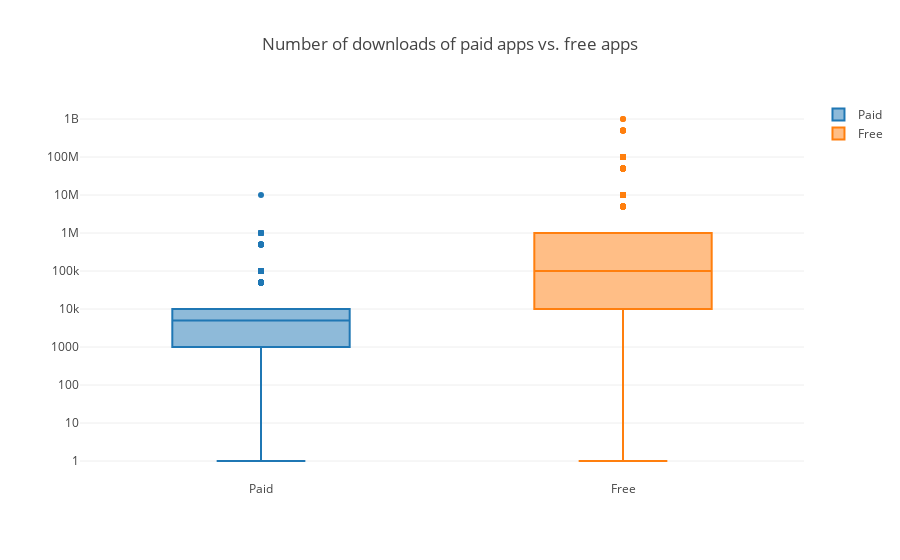

The notebook cell this image was saved under:
### Markdown cell above
## 8. Popularity of paid apps vs free apps
<p>For apps in the Play Store today, there are five types of pricing strategies: free, freemium, paid, paymium, and subscription. Let's focus on free and paid apps only. Some characteristics of free apps are:</p>
<ul>
<li>Free to download.</li>
<li>Main source of income often comes from advertisements.</li>
<li>Often created by companies that have other products and the app serves as an extension of those products.</li>
<li>Can serve as a tool for customer retention, communication, and customer service.</li>
</ul>
<p>Some characteristics of paid apps are:</p>
<ul>
<li>Users are asked to pay once for the app to download and use it.</li>
<li>The user can't really get a feel for the app before buying it.</li>
</ul>
<p>Are paid apps installed as much as free apps? It turns out that paid apps have a relatively lower number of installs than free apps, though the difference is not as stark as I would have expected!</p>

### Code cell
trace0 = go.Box(
    # Data for paid apps
    y=apps[apps['Type'] == 'Paid']['Installs'],
    name = 'Paid'
)

trace1 = go.Box(
    # Data for free apps
    y=apps[apps['Type'] == 'Free']['Installs'],
    name = 'Free'
)

layout = go.Layout(
    title = "Number of downloads of paid apps vs. free apps",
    yaxis = dict(
        type = 'log',
        autorange = True
    )
)

# Add trace0 and trace1 to a list for plotting
data = [trace0,trace1]
plotly.offline.iplot({'data': data, 'layout': layout})

### Figure 1 — Plotly figure (JSON) as saved in the notebook; plotly's stock layout.template omitted (floating-point values rounded to 4 significant figures; data arrays with more than 128 entries replaced by an {"elided": "..."} marker saying what was removed)
{"data": [{"name": "Paid", "y": {"elided": "539 int values"}, "type": "box", "uid": "ce50e305-644e-4d62-b91f-bdacba02a787"}, {"name": "Free", "y": {"elided": "6482 int values"}, "type": "box", "uid": "b0ab636d-6092-4c04-9351-c0bedaa97c27"}], "layout": {"title": "Number of downloads of paid apps vs. free apps", "yaxis": {"autorange": true, "type": "log"}}}
